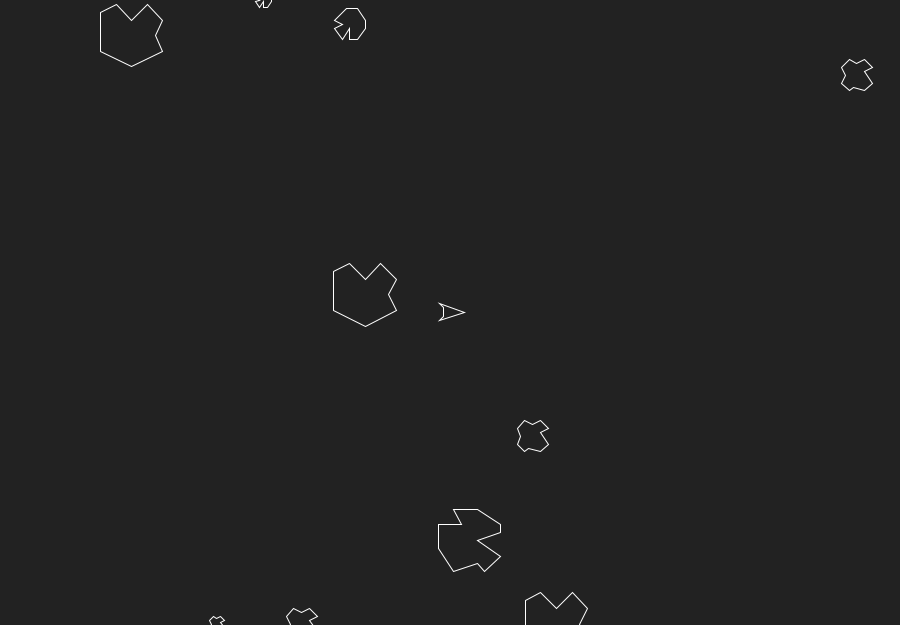
Frame 1 (no input)
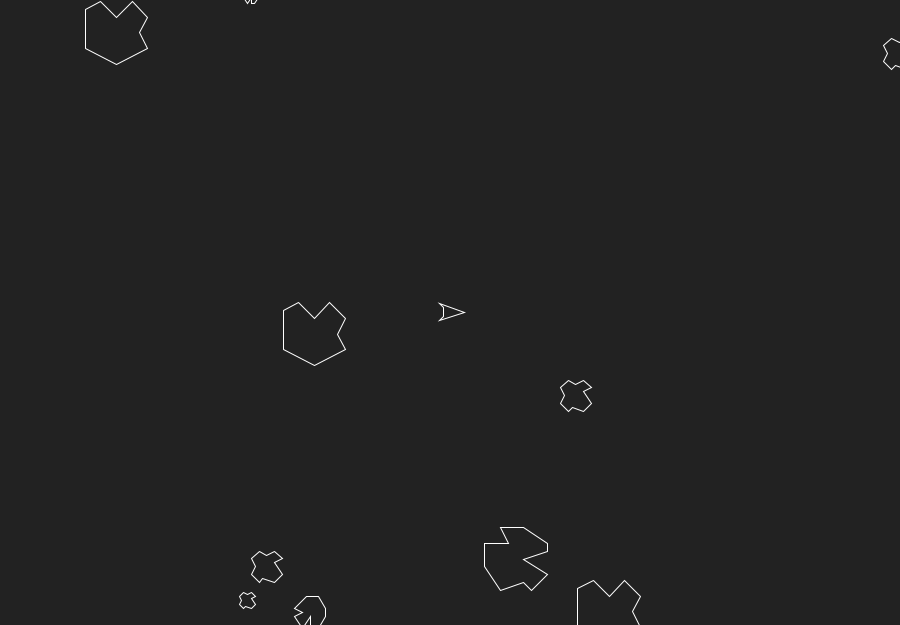
Frame 60 (the mouse pressed at the canvas centre just before this capture)
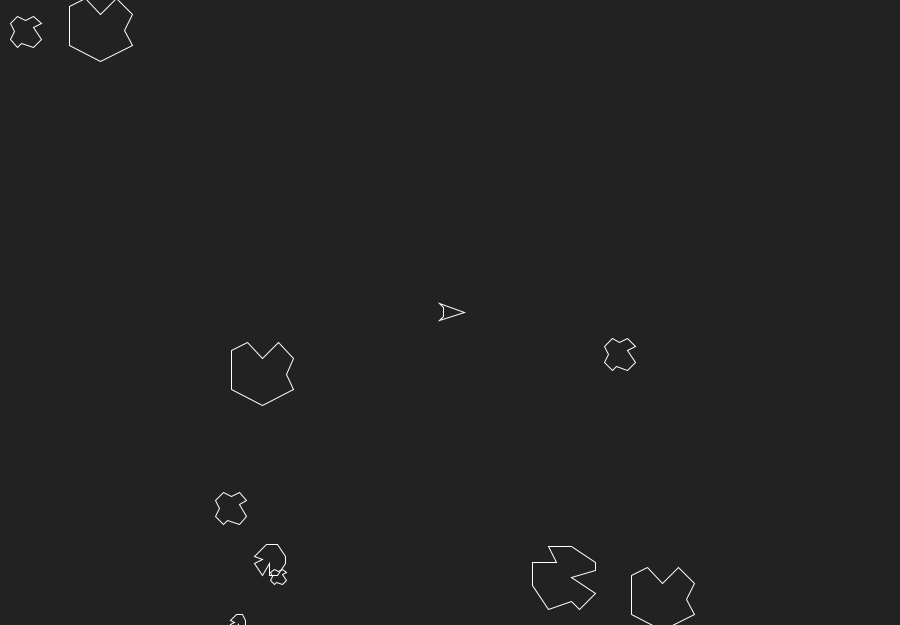
Frame 120 (the mouse held since frame 60 and released just before this capture)

The Processing sketch that drew these frames (run headless with seeded random() and noise(); from frame 60 on, the mouse is pressed at the canvas centre):

// Processing sketch: jj_asteroids
// ── jj_asteroids.pde
Nave miNave;
int asteroides = 10;
Asteroide[] miAsteroide = new Asteroide[asteroides];
void settings() {
  size (screenW, screenH);
}

void setup() {
  //En 1979, las pantallas vectoriales de los arcade tenían una resolución efectiva de 1024 x 768
  noFill();
  stroke(#FFFFFF);
  
  miNave = new Nave(nl, 0, 0);
  for(int i=0; i < asteroides; i++) { 
  miAsteroide[i] = new Asteroide(nl*2.5, random(-width/2, width/2), random(-width/2, width/2));
  }
}

void draw () {
  translate(width/2, height/2);
  background(#00000022);


  miNave.draw();
 for(int i=0; i < asteroides; i++) {
  miAsteroide[i].draw();
 }
}

// ── ajustes.pde
/*
Object  Length (in player ship lengths)
Screen  25 x 36
Large Asteroids  2.4
Medium Asteroid  1.2
Small Asteroid  0.6
Alien Ship (large)  1.5
Alien Ship (small)  0.75
*/

/*
  Voy a establecer la longitud base de la nave en 25 px
*/

float nl = 25;

// En consecuencia la pantalla medirá
int screenW = int(nl * 36);
int screenH = int(nl * 25);

// ── asteroide.pde
class Asteroide extends Sprite {
  
  float [][] asteroides = {
  {0,-2,2,-4,4,-2,3,0,4,2,0,4,-4,2,-4,-3,-2,-4},
  {-2,-4,0,-3,2,-4,4,-2,2,-1,4,2,2,4,-1,3,-2,4,-4,2,-3,0,-4,-2},
  {-1,-4,2,-4,4,-1,4,1,2,4,0,4,0,1,-2,4,-4,1,-2,0,-4,-1},
  {-2,-4,1,-4,4,-2,4,-1,1,0,4,2,2,4,1,3,-2,4,-4,1,-4,-2,-1,-2}
  };
  
  float[] talla = {1,0.5,0.25};
  
  float[] asteroide;;
  Asteroide(float _asteroideW, float _x, float _y) {
    super(_asteroideW, _x, _y);
    asteroide = asteroides[floor(random(4))];
    this.setSize(_asteroideW * talla[floor(random(3))]);
    
  }
  void draw() {
    super.update();
    super.draw(asteroide); 
  }
}

// ── nave.pde
class Nave extends Sprite {
  float [] nave = {-40, 32, 56, 0, -40, -32, -24, -16, -24, 16};

  Nave(float _naveW, float _x, float _y) {
    super(_naveW, _x, _y);
  }
  void draw() {
    super.draw(nave); 
  }
}

// ── sprite.pde
class Sprite {
  PVector pos, vel;
  float spriteSize;

  Sprite (float _spriteSize, float _x, float _y) {
    spriteSize = _spriteSize;
    pos = new PVector(_x,_y);
    vel = new PVector (random(-1,1), random(-1,1));

  }

  void update() {
    pos.add(vel);
    if (pos.x > width/2+spriteSize/2) {
      pos.x = -width /2;
    } else if(pos.x < -width/2-spriteSize/2) {
    pos.x = width/2;
    }
    if(pos.y > height/2+spriteSize/2) {
    pos.y = -height/2;
    } else if(pos.y< -height/2-spriteSize/2) {
    pos.y = height/2;
    }
  }
  
  void setSize (float newSize) {
  spriteSize = newSize;
  }

  void draw(float[] sprite) {
    //update();
    pushMatrix();
    translate(pos.x, pos.y);
    sprite = escalarSprite(sprite, spriteSize);
    beginShape();
    for (int i=0; i < sprite.length; i += 2) {
      vertex(sprite[i], sprite[i+1]);
    }
    endShape(CLOSE);
    popMatrix();
  }

  float[] escalarSprite(float[] sprite, float spriteW) {
    float[] spriteEscalado = new float [sprite.length];

    // Buscamos el maxX y maxY
    // inicializamos el maxX y minX
    float maxX = sprite[0];
    float minX = sprite[0];

    for (int i = 0; i < sprite.length; i += 2) {
      if (sprite[i] > maxX) {
        maxX = sprite[i];
      }
      if (sprite[i] < minX) {
        minX = sprite[i];
      }
    }

    // calulamos el ancho total de la sprite
    float originalW = maxX + abs(minX);
    // y la escala para conseguir el tamaño deseado
    float escala = spriteW / originalW;

    for (int i = 0; i < sprite.length; i ++) {
      spriteEscalado[i] = sprite[i] * escala;
    }

    return spriteEscalado;
  }
}
